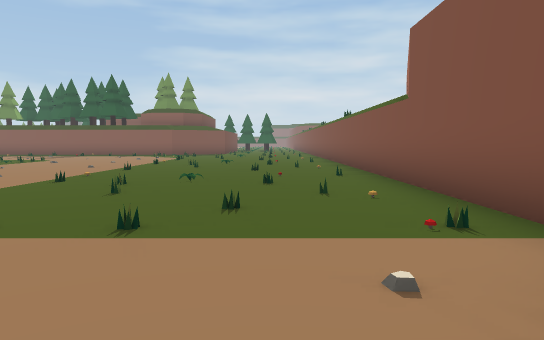
View 1 (above)

24 first-person views from a walk through a 3-D level made in the Unity game engine. The camera is 1.2 m above the floor, tilts 4° down and sees 70° across. The floor is counted in squares, 2 m on a side. Each view is taken from the middle of a square. On the plan, view 1 faces up. The plan holds only what a view shows up to about 11 squares ahead; the rest is blank. The place goes on beyond the plan.

View 2
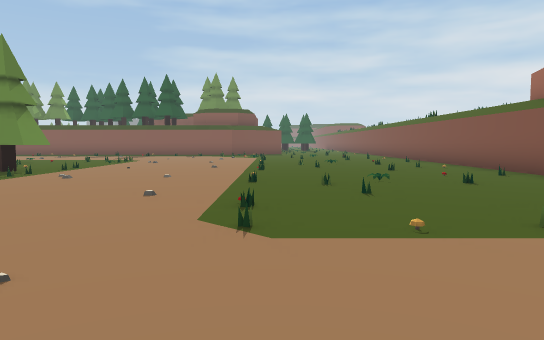

View 3
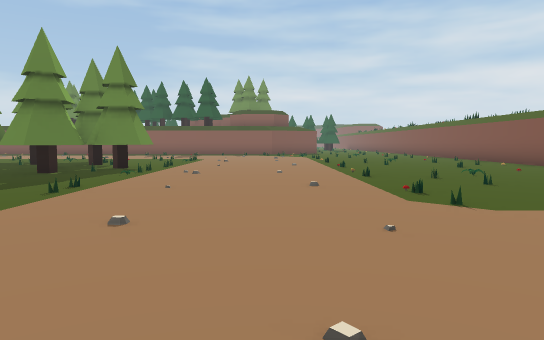

View 4
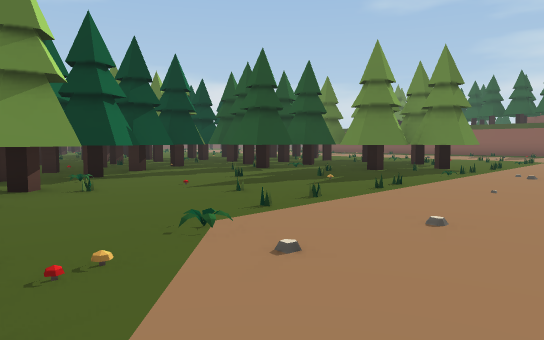

View 5
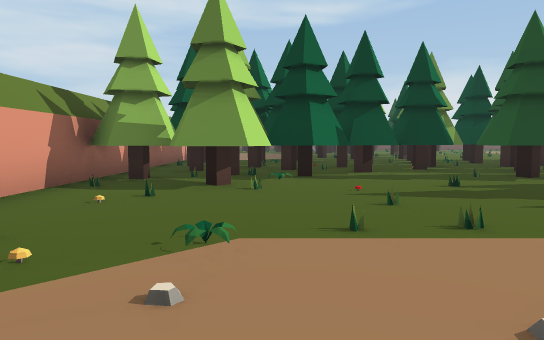

View 6
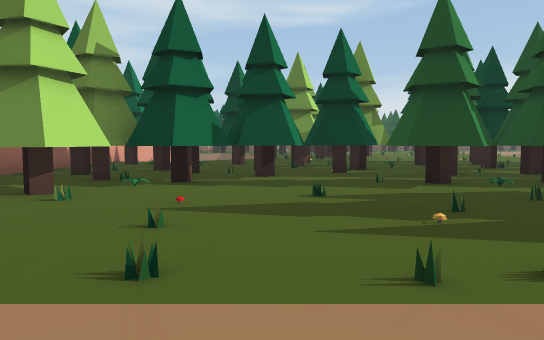

View 7
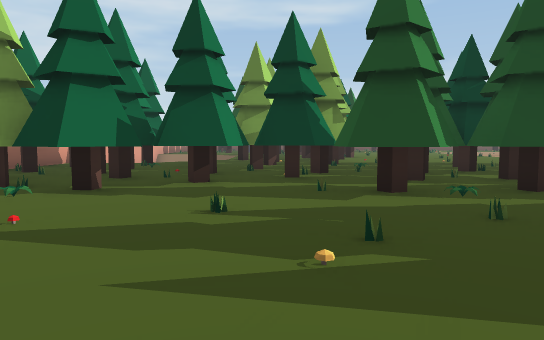

View 8
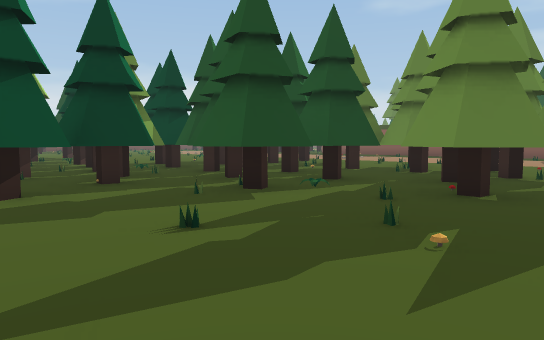

View 9
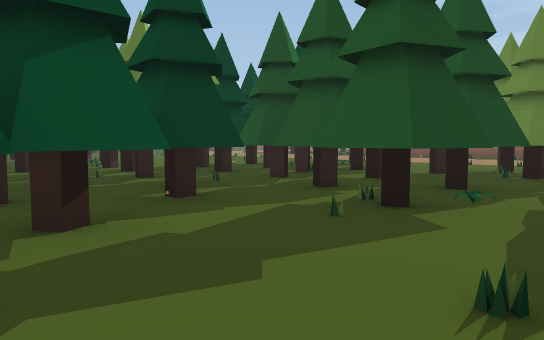

View 10
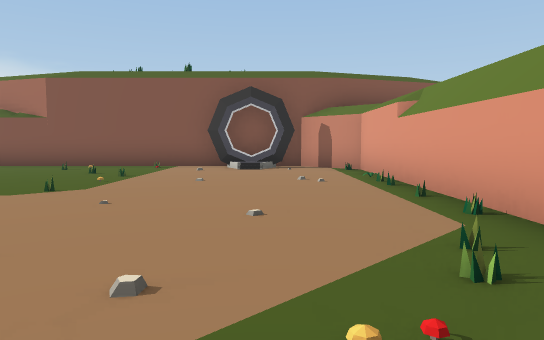

View 11
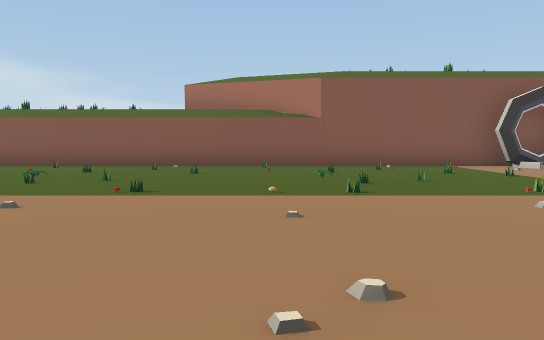

View 12
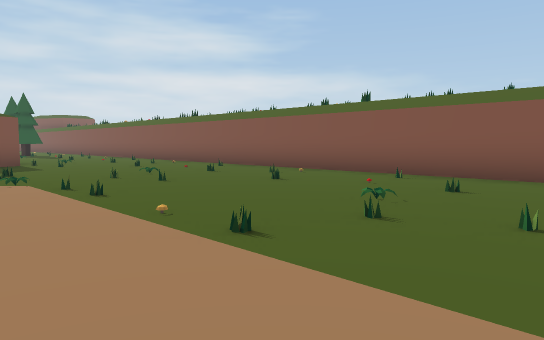

View 13
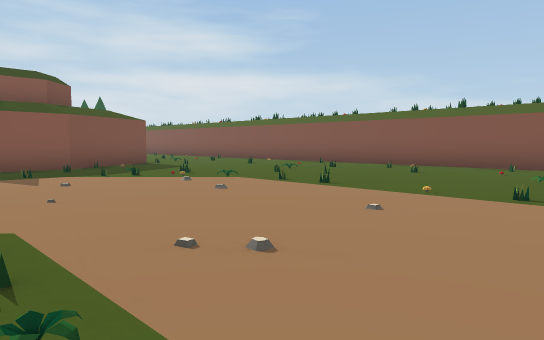

View 14
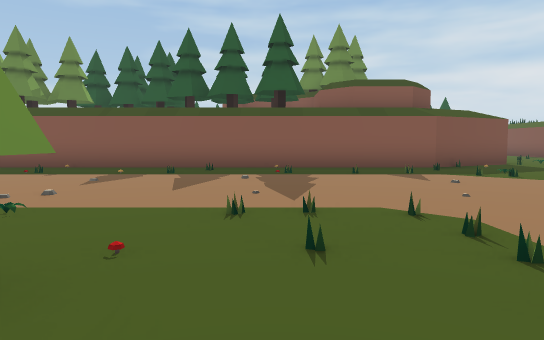

View 15
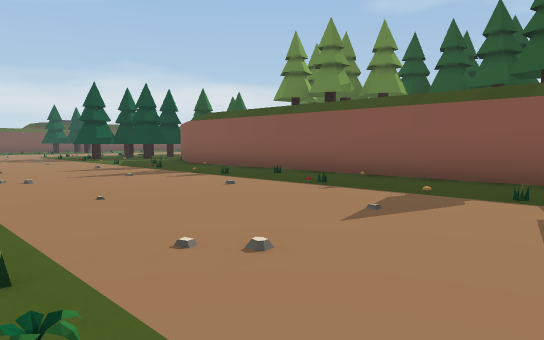

View 16
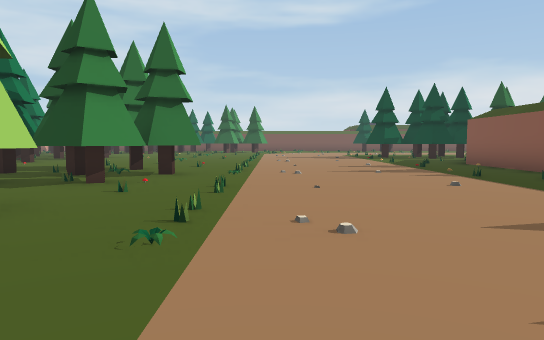

View 17
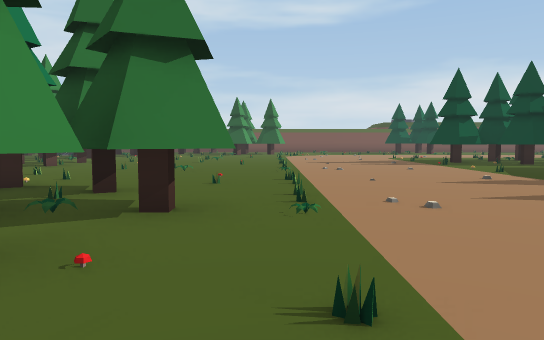

View 18
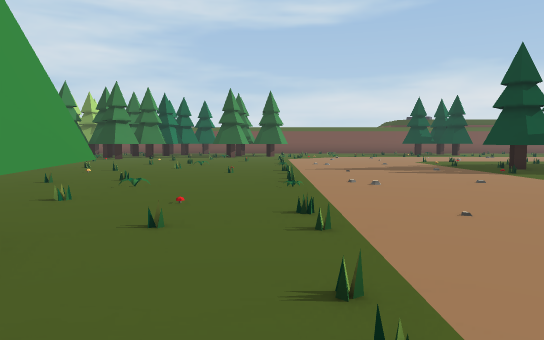

View 19
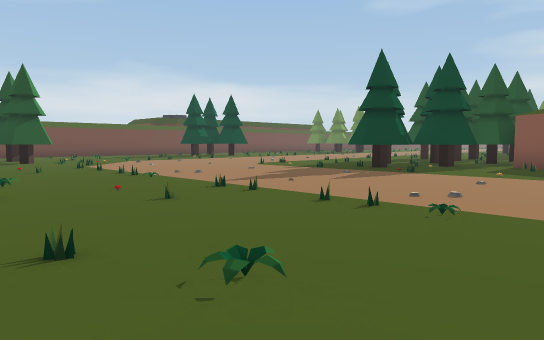

View 20
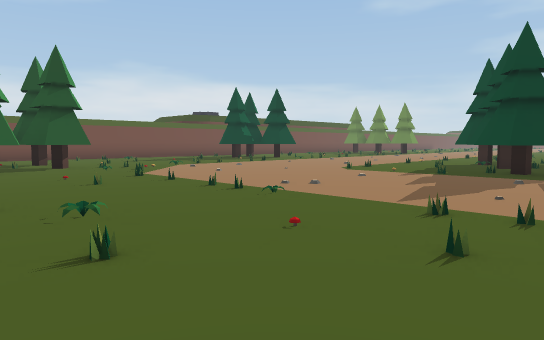

View 21
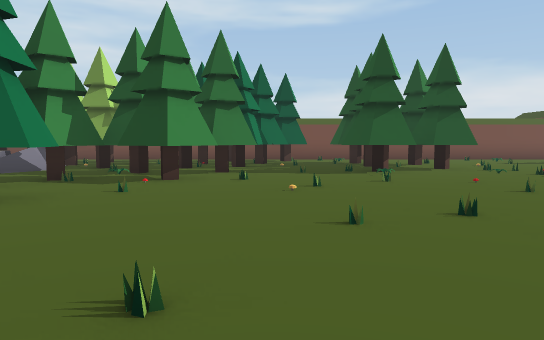

View 22
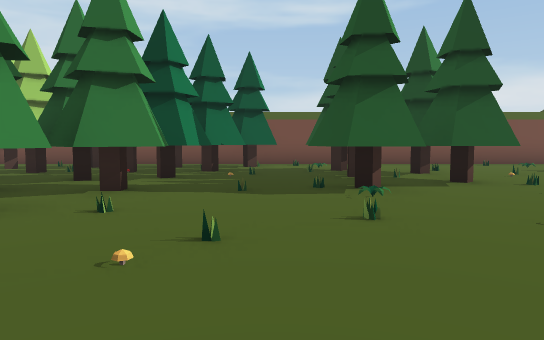

View 23
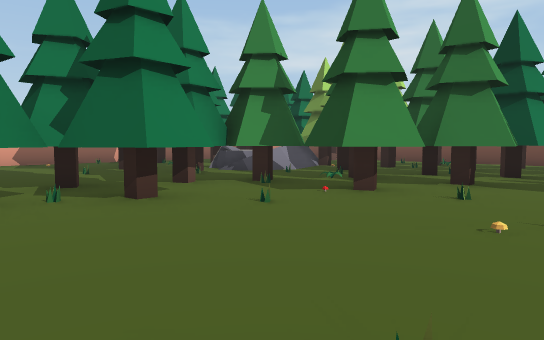

View 24
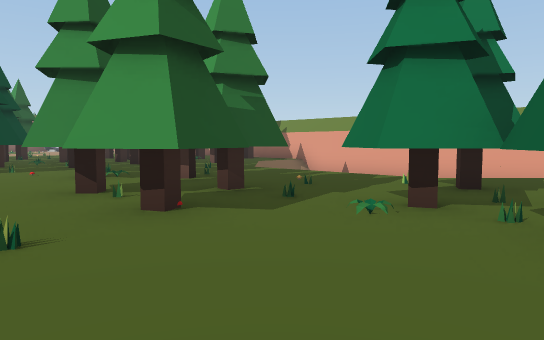

### Floor plan
Key: @ floor where view 1 was taken; # wall or solid block; . main floor; - floor 0.75 m lower than the main floor; = window, fence, low wall or low ledge; G gate; T tree; R rock.
Columns run from 38 left of view 1 to 2 right of it. Each row starts with its distance up from view 1.
 21           ..   T#                 ##..
 20           ..##  . #################....
 19         .....# .........................
 18 #      .....T ..........................#
 17 #.    ..................................#
 16 #.......................................#
 15 #.......................................#
 14 #.......................................#
 13 #..TTT..................................#
 12 #  TTTT..............##T..TT............#
 11 #.TT# T............. TT#TTTTT...........#
 10 #T..................T ## TT##...........#
  9 #TTTT.............. #TT#  T   ..........#
  8 ##TTTTT.T....T.T....TT T#T TTTT.........#
  7 #  T TTT#....TTT. ..TTTTTTTT##..........#
  6 # TT TTTT.T.TTT    TTT TTT#TT...........#
  5 #  TTT. #TTT#TT T  T TTTTT#.............#
  4 #   TT=   TTT....  TTTTTTT..............#
  3 #   T RT ..TT....     TTTT..............#
  2 #     R  T...---     TTTTTT.............#
  1            .-       TTTT# TT...........G#
  0                     T  TTTTTT.........@G#
 -1                      T T ###............#
 -2          ######     ##########   ########

Positions as (right, up) in squares from view 1, and headings:
1: (0, 0), facing up
2: (-3, 0), facing up
3: (-5, -1), facing up
4: (-5, -1), facing up-left
5: (-5, 1), facing left
6: (-6, 3), facing left
7: (-7, 4), facing left
8: (-8, 2), facing up-left
9: (-10, 2), facing up-left
10: (-8, 0), facing right
11: (-8, 7), facing right
12: (-5, 9), facing up-right
13: (-8, 10), facing up-right
14: (-9, 10), facing up
15: (-10, 13), facing up-left
16: (-9, 14), facing left
17: (-13, 13), facing left
18: (-16, 13), facing left
19: (-20, 10), facing up-left
20: (-23, 10), facing up-left
21: (-24, 9), facing left
22: (-27, 10), facing left
23: (-26, 10), facing down-left
24: (-28, 9), facing down-right
